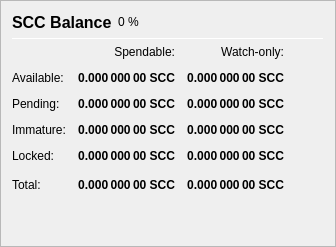
                   <widget class="QFrame" name="frame_Balances">
                    <property name="frameShape">
                     <enum>QFrame::StyledPanel</enum>
                    </property>
                    <property name="frameShadow">
                     <enum>QFrame::Raised</enum>
                    </property>
                    <layout class="QVBoxLayout" name="verticalLayout_4">
                     <item>
                      <layout class="QHBoxLayout" name="horizontalLayout_4">
                       <item>
                        <widget class="QLabel" name="label_5">
                         <property name="minimumSize">
                          <size>
                           <width>0</width>
                           <height>20</height>
                          </size>
                         </property>
                         <property name="font">
                          <font>
                           <pointsize>12</pointsize>
                           <weight>75</weight>
                           <bold>true</bold>
                          </font>
                         </property>
                         <property name="text">
                          <string>SCC Balance</string>
                         </property>
                        </widget>
                       </item>
                       <item>
                        <widget class="QLabel" name="labelSCCPercent">
                         <property name="text">
                          <string notr="true">0 %</string>
                         </property>
                        </widget>
                       </item>
                       <item>
                        <spacer name="horizontalSpacer_3">
                         <property name="orientation">
                          <enum>Qt::Horizontal</enum>
                         </property>
                         <property name="sizeHint" stdset="0">
                          <size>
                           <width>40</width>
                           <height>20</height>
                          </size>
                         </property>
                        </spacer>
                       </item>
                      </layout>
                     </item>
                     <item>
                      <widget class="Line" name="line_Balance">
                       <property name="minimumSize">
                        <size>
                         <width>0</width>
                         <height>1</height>
                        </size>
                       </property>
                       <property name="maximumSize">
                        <size>
                         <width>16777215</width>
                         <height>1</height>
                        </size>
                       </property>
                       <property name="orientation">
                        <enum>Qt::Horizontal</enum>
                       </property>
                      </widget>
                     </item>
                     <item>
                      <layout class="QGridLayout" name="gridLayout">
                       <property name="spacing">
                        <number>12</number>
                       </property>
                       <item row="0" column="1">
                        <widget class="QLabel" name="labelSpendable">
                         <property name="text">
                          <string>Spendable:</string>
                         </property>
                         <property name="alignment">
                          <set>Qt::AlignRight|Qt::AlignTrailing|Qt::AlignVCenter</set>
                         </property>
                        </widget>
                       </item>
                       <item row="0" column="2">
                        <widget class="QLabel" name="labelWatchonly">
                         <property name="text">
                          <string>Watch-only:</string>
                         </property>
                         <property name="alignment">
                          <set>Qt::AlignRight|Qt::AlignTrailing|Qt::AlignVCenter</set>
                         </property>
                        </widget>
                       </item>
                       <item row="1" column="0">
                        <widget class="QLabel" name="labelBalanceText">
                         <property name="text">
                          <string>Available:</string>
                         </property>
                        </widget>
                       </item>
                       <item row="1" column="1">
                        <widget class="QLabel" name="labelBalance">
                         <property name="font">
                          <font>
                           <weight>75</weight>
                           <bold>true</bold>
                          </font>
                         </property>
                         <property name="cursor">
                          <cursorShape>IBeamCursor</cursorShape>
                         </property>
                         <property name="toolTip">
                          <string>Your current spendable balance</string>
                         </property>
                         <property name="text">
                          <string notr="true">0.000 000 00 SCC</string>
                         </property>
                         <property name="alignment">
                          <set>Qt::AlignRight|Qt::AlignTrailing|Qt::AlignVCenter</set>
                         </property>
                         <property name="textInteractionFlags">
                          <set>Qt::LinksAccessibleByMouse|Qt::TextSelectableByKeyboard|Qt::TextSelectableByMouse</set>
                         </property>
                        </widget>
                       </item>
                       <item row="1" column="2">
                        <widget class="QLabel" name="labelWatchAvailable">
                         <property name="font">
                          <font>
                           <weight>75</weight>
                           <bold>true</bold>
                          </font>
                         </property>
                         <property name="cursor">
                          <cursorShape>IBeamCursor</cursorShape>
                         </property>
                         <property name="toolTip">
                          <string>Your current balance in watch-only addresses</string>
                         </property>
                         <property name="text">
                          <string notr="true">0.000 000 00 SCC</string>
                         </property>
                         <property name="alignment">
                          <set>Qt::AlignRight|Qt::AlignTrailing|Qt::AlignVCenter</set>
                         </property>
                         <property name="textInteractionFlags">
                          <set>Qt::LinksAccessibleByMouse|Qt::TextSelectableByKeyboard|Qt::TextSelectableByMouse</set>
                         </property>
                        </widget>
                       </item>
                       <item row="2" column="0">
                        <widget class="QLabel" name="labelPendingText">
                         <property name="text">
                          <string>Pending:</string>
                         </property>
                        </widget>
                       </item>
                       <item row="2" column="1">
                        <widget class="QLabel" name="labelUnconfirmed">
                         <property name="font">
                          <font>
                           <weight>75</weight>
                           <bold>true</bold>
                          </font>
                         </property>
                         <property name="cursor">
                          <cursorShape>IBeamCursor</cursorShape>
                         </property>
                         <property name="toolTip">
                          <string>Total of transactions that have yet to be confirmed, and do not yet count toward the spendable balance</string>
                         </property>
                         <property name="text">
                          <string notr="true">0.000 000 00 SCC</string>
                         </property>
                         <property name="alignment">
                          <set>Qt::AlignRight|Qt::AlignTrailing|Qt::AlignVCenter</set>
                         </property>
                         <property name="textInteractionFlags">
                          <set>Qt::LinksAccessibleByMouse|Qt::TextSelectableByKeyboard|Qt::TextSelectableByMouse</set>
                         </property>
                        </widget>
                       </item>
                       <item row="2" column="2">
                        <widget class="QLabel" name="labelWatchPending">
                         <property name="font">
                          <font>
                           <weight>75</weight>
                           <bold>true</bold>
                          </font>
                         </property>
                         <property name="cursor">
                          <cursorShape>IBeamCursor</cursorShape>
                         </property>
                         <property name="toolTip">
                          <string>Unconfirmed transactions to watch-only addresses</string>
                         </property>
                         <property name="text">
                          <string notr="true">0.000 000 00 SCC</string>
                         </property>
                         <property name="alignment">
                          <set>Qt::AlignRight|Qt::AlignTrailing|Qt::AlignVCenter</set>
                         </property>
                         <property name="textInteractionFlags">
                          <set>Qt::LinksAccessibleByMouse|Qt::TextSelectableByKeyboard|Qt::TextSelectableByMouse</set>
                         </property>
                        </widget>
                       </item>
                       <item row="3" column="0">
                        <widget class="QLabel" name="labelImmatureText">
                         <property name="text">
                          <string>Immature:</string>
                         </property>
                        </widget>
                       </item>
                       <item row="3" column="1">
                        <widget class="QLabel" name="labelImmature">
                         <property name="font">
                          <font>
                           <weight>75</weight>
                           <bold>true</bold>
                          </font>
                         </property>
                         <property name="cursor">
                          <cursorShape>IBeamCursor</cursorShape>
                         </property>
                         <property name="toolTip">
                          <string>Staked or masternode rewards that has not yet matured</string>
                         </property>
                         <property name="text">
                          <string notr="true">0.000 000 00 SCC</string>
                         </property>
                         <property name="alignment">
                          <set>Qt::AlignRight|Qt::AlignTrailing|Qt::AlignVCenter</set>
                         </property>
                         <property name="textInteractionFlags">
                          <set>Qt::LinksAccessibleByMouse|Qt::TextSelectableByKeyboard|Qt::TextSelectableByMouse</set>
                         </property>
                        </widget>
                       </item>
                       <item row="3" column="2">
                        <widget class="QLabel" name="labelWatchImmature">
                         <property name="font">
                          <font>
                           <weight>75</weight>
                           <bold>true</bold>
                          </font>
                         </property>
                         <property name="cursor">
                          <cursorShape>IBeamCursor</cursorShape>
                         </property>
                         <property name="toolTip">
                          <string>Staked or masternode rewards in watch-only addresses that has not yet matured</string>
                         </property>
                         <property name="text">
                          <string notr="true">0.000 000 00 SCC</string>
                         </property>
                         <property name="alignment">
                          <set>Qt::AlignRight|Qt::AlignTrailing|Qt::AlignVCenter</set>
                         </property>
                         <property name="textInteractionFlags">
                          <set>Qt::LinksAccessibleByMouse|Qt::TextSelectableByKeyboard|Qt::TextSelectableByMouse</set>
                         </property>
                        </widget>
                       </item>
                       <item row="4" column="0">
                        <widget class="QLabel" name="labelLockedBalanceText">
                         <property name="toolTip">
                          <string>Locked SCC or Masternode collaterals. These are excluded from zSCC minting.</string>
                         </property>
                         <property name="text">
                          <string>Locked:</string>
                         </property>
                        </widget>
                       </item>
                       <item row="4" column="1">
                        <widget class="QLabel" name="labelLockedBalance">
                         <property name="font">
                          <font>
                           <weight>75</weight>
                           <bold>true</bold>
                          </font>
                         </property>
                         <property name="cursor">
                          <cursorShape>IBeamCursor</cursorShape>
                         </property>
                         <property name="toolTip">
                          <string>Locked SCC or Masternode collaterals. These are excluded from zSCC minting.</string>
                         </property>
                         <property name="text">
                          <string notr="true">0.000 000 00 SCC</string>
                         </property>
                         <property name="alignment">
                          <set>Qt::AlignRight|Qt::AlignTrailing|Qt::AlignVCenter</set>
                         </property>
                         <property name="textInteractionFlags">
                          <set>Qt::LinksAccessibleByMouse|Qt::TextSelectableByKeyboard|Qt::TextSelectableByMouse</set>
                         </property>
                        </widget>
                       </item>
                       <item row="4" column="2">
                        <widget class="QLabel" name="labelWatchLocked">
                         <property name="font">
                          <font>
                           <weight>75</weight>
                           <bold>true</bold>
                          </font>
                         </property>
                         <property name="cursor">
                          <cursorShape>IBeamCursor</cursorShape>
                         </property>
                         <property name="toolTip">
                          <string>Current locked balance in watch-only addresses</string>
                         </property>
                         <property name="text">
                          <string notr="true">0.000 000 00 SCC</string>
                         </property>
                         <property name="alignment">
                          <set>Qt::AlignRight|Qt::AlignTrailing|Qt::AlignVCenter</set>
                         </property>
                         <property name="textInteractionFlags">
                          <set>Qt::LinksAccessibleByMouse|Qt::TextSelectableByKeyboard|Qt::TextSelectableByMouse</set>
                         </property>
                        </widget>
                       </item>
                       <item row="5" column="0">
                        <widget class="QLabel" name="labelTotalText">
                         <property name="toolTip">
                          <string>Your current STAKECUBE balance, unconfirmed and immature transactions included</string>
                         </property>
                         <property name="text">
                          <string>Total:</string>
                         </property>
                        </widget>
                       </item>
                       <item row="5" column="1">
                        <widget class="QLabel" name="labelTotal">
                         <property name="font">
                          <font>
                           <weight>75</weight>
                           <bold>true</bold>
                          </font>
                         </property>
                         <property name="cursor">
                          <cursorShape>IBeamCursor</cursorShape>
                         </property>
                         <property name="toolTip">
                          <string>Your current STAKECUBE balance, unconfirmed and immature transactions included</string>
                         </property>
                         <property name="text">
                          <string notr="true">0.000 000 00 SCC</string>
                         </property>
                         <property name="alignment">
                          <set>Qt::AlignRight|Qt::AlignTrailing|Qt::AlignVCenter</set>
                         </property>
                         <property name="textInteractionFlags">
                          <set>Qt::LinksAccessibleByMouse|Qt::TextSelectableByKeyboard|Qt::TextSelectableByMouse</set>
                         </property>
                        </widget>
                       </item>
                       <item row="5" column="2">
                        <widget class="QLabel" name="labelWatchTotal">
                         <property name="font">
                          <font>
                           <weight>75</weight>
                           <bold>true</bold>
                          </font>
                         </property>
                         <property name="cursor">
                          <cursorShape>IBeamCursor</cursorShape>
                         </property>
                         <property name="toolTip">
                          <string>Current total balance in watch-only addresses</string>
                         </property>
                         <property name="text">
                          <string notr="true">0.000 000 00 SCC</string>
                         </property>
                         <property name="alignment">
                          <set>Qt::AlignRight|Qt::AlignTrailing|Qt::AlignVCenter</set>
                         </property>
                         <property name="textInteractionFlags">
                          <set>Qt::LinksAccessibleByMouse|Qt::TextSelectableByKeyboard|Qt::TextSelectableByMouse</set>
                         </property>
                        </widget>
                       </item>
                       <item row="5" column="3">
                        <spacer name="horizontalSpacer_9">
                         <property name="orientation">
                          <enum>Qt::Horizontal</enum>
                         </property>
                         <property name="sizeHint" stdset="0">
                          <size>
                           <width>40</width>
                           <height>20</height>
                          </size>
                         </property>
                        </spacer>
                       </item>
                      </layout>
                     </item>
                     <item>
                      <spacer name="verticalSpacer_3">
                       <property name="orientation">
                        <enum>Qt::Vertical</enum>
                       </property>
                       <property name="sizeHint" stdset="0">
                        <size>
                         <width>20</width>
                         <height>40</height>
                        </size>
                       </property>
                      </spacer>
                     </item>
                    </layout>
                   </widget>
